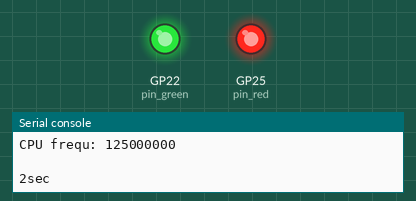
A program run on a simulated Raspberry Pi Pico running MicroPython. Parts: output pins drawn as LEDs (lit = HIGH), the last lines printed to the serial console. At 6.0 s the program stops and its outputs stay as they are.

Above: at 0.1 s.
At 2.1 s:
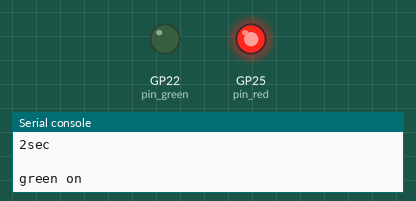
At 5.1 s:
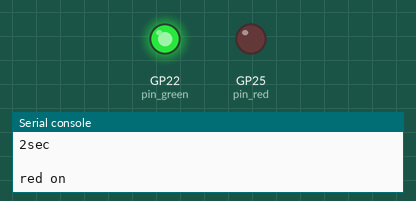
Timing chart, 0 to 7.5 s (numbered marks = the images above):
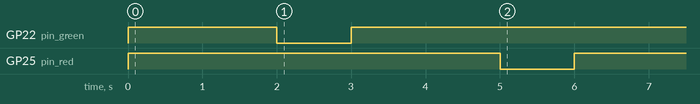

Measured:
- by itself, GP22 (pin_green): LOW → HIGH at 0.00 s, → LOW 2.0 s later, → HIGH 1.0 s later
- by itself, GP25 (pin_red): LOW → HIGH at 0.00 s, → LOW 5.0 s later, → HIGH 1.0 s later

The program:

onboard-led-test1.py
```python
#https://www.raspberrypi.com/documentation/microcontrollers/micropython.html#where-can-i-find-documentation
#https://docs.micropython.org/en/latest/rp2/quickref.html#general-board-control
#https://docs.micropython.org/en/latest/library/rp2.html

import sys
import machine
print("\n\n")
print("hallo")
sysinfo = sys.implementation
print(f"HW: {sysinfo._machine} {sysinfo._mpy}")
print(f"SW: {sysinfo.name} {sysinfo.version}")
print(f"CPU frequ: {machine.freq()}")


from machine import Pin
import time

ONBOARD_LED_GREEN_PIN = 22    #RP2040 USB onBoard LED connected to GPIO pin 22
ONBOARD_LED_RED_PIN = 25

pin_green = Pin(ONBOARD_LED_GREEN_PIN, Pin.OUT)     # set GPIOX to output
pin_red = Pin(ONBOARD_LED_RED_PIN, Pin.OUT)     # set GPIOX to output

#leds off means to set output to high
pin_green.value(1)
pin_red.value(1)

print("\n2sec")
time.sleep(2)
print("\ngreen on")
pin_green.value(0)
time.sleep(1)
print("\ngreen off")
pin_green.value(1)

print("\n2sec")
time.sleep(2)
print("\nred on")
pin_red.value(0)
time.sleep(1)
print("\nred off")
pin_red.value(1)
```
